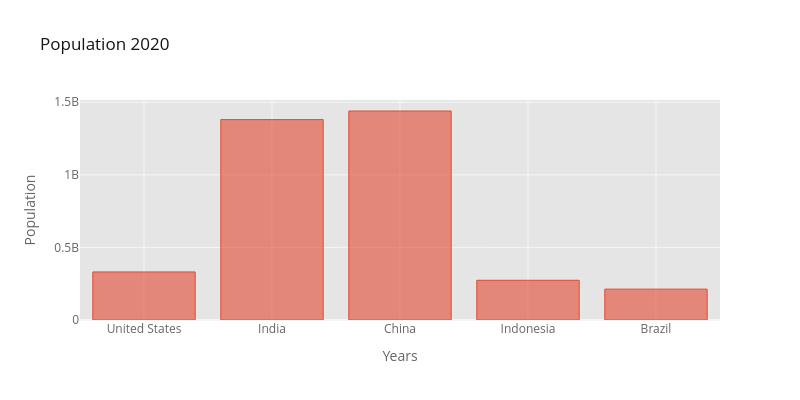

Write notebook code for a chart like this one.
### Code cell
df_pivot_2020.iplot(
    kind="bar",
    xTitle="Years",
    yTitle="Population",
    title="Population 2020",
    dimensions=(800,400)
    )

### Figure 1 — Plotly figure (JSON) as saved in the notebook; plotly's stock layout.template omitted (floating-point values rounded to 4 significant figures)
{"data": [{"marker": {"color": "rgba(226, 74, 51, 0.6)", "line": {"color": "rgba(226, 74, 51, 1.0)", "width": 1}}, "name": "2020", "orientation": "v", "text": "", "type": "bar", "x": ["United States", "India", "China", "Indonesia", "Brazil"], "y": [331002651, 1380004385, 1439323776, 273523615, 212559417]}], "layout": {"height": 400, "legend": {"bgcolor": "#FFFFFF", "font": {"color": "#666666"}}, "paper_bgcolor": "#FFFFFF", "plot_bgcolor": "#E5E5E5", "title": {"font": {"color": "#151516"}, "text": "Population 2020"}, "width": 800, "xaxis": {"gridcolor": "#F6F6F6", "showgrid": true, "tickfont": {"color": "#666666"}, "title": {"font": {"color": "#666666"}, "text": "Years"}, "zerolinecolor": "#F6F6F6"}, "yaxis": {"gridcolor": "#F6F6F6", "showgrid": true, "tickfont": {"color": "#666666"}, "title": {"font": {"color": "#666666"}, "text": "Population"}, "zerolinecolor": "#F6F6F6"}}}
